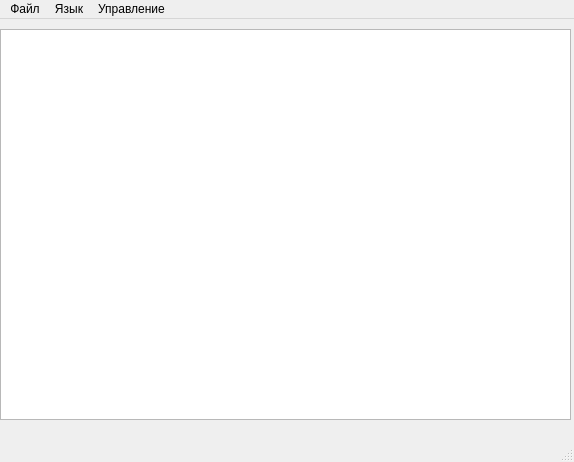
<?xml version="1.0" encoding="UTF-8"?>
<ui version="4.0">
 <class>MainWindow</class>
 <widget class="QMainWindow" name="MainWindow">
  <property name="geometry">
   <rect>
    <x>0</x>
    <y>0</y>
    <width>574</width>
    <height>462</height>
   </rect>
  </property>
  <property name="windowTitle">
   <string>MainWindow</string>
  </property>
  <widget class="QWidget" name="centralwidget">
   <widget class="QPlainTextEdit" name="plainTextEdit">
    <property name="enabled">
     <bool>true</bool>
    </property>
    <property name="geometry">
     <rect>
      <x>0</x>
      <y>10</y>
      <width>571</width>
      <height>391</height>
     </rect>
    </property>
    <property name="font">
     <font>
      <family>Times New Roman</family>
      <pointsize>12</pointsize>
     </font>
    </property>
    <property name="cursor" stdset="0">
     <cursorShape>IBeamCursor</cursorShape>
    </property>
    <property name="frameShadow">
     <enum>QFrame::Plain</enum>
    </property>
    <property name="lineWidth">
     <number>1</number>
    </property>
   </widget>
  </widget>
  <widget class="QStatusBar" name="statusbar"/>
  <widget class="QMenuBar" name="menubar">
   <property name="geometry">
    <rect>
     <x>0</x>
     <y>0</y>
     <width>574</width>
     <height>20</height>
    </rect>
   </property>
   <widget class="QMenu" name="menu">
    <property name="title">
     <string>Файл</string>
    </property>
    <addaction name="action"/>
    <addaction name="action_2"/>
    <addaction name="action_3"/>
    <addaction name="separator"/>
    <addaction name="action_4"/>
   </widget>
   <widget class="QMenu" name="menu_2">
    <property name="title">
     <string>Язык</string>
    </property>
    <addaction name="action_5"/>
    <addaction name="actionEnglish"/>
   </widget>
   <widget class="QMenu" name="menu_3">
    <property name="title">
     <string>Управление</string>
    </property>
    <addaction name="action_6"/>
   </widget>
   <addaction name="menu"/>
   <addaction name="menu_2"/>
   <addaction name="menu_3"/>
  </widget>
  <action name="action">
   <property name="text">
    <string>Открыть</string>
   </property>
  </action>
  <action name="action_2">
   <property name="text">
    <string>Открыть для чтения</string>
   </property>
  </action>
  <action name="action_4">
   <property name="text">
    <string>Справка</string>
   </property>
  </action>
  <action name="action_3">
   <property name="text">
    <string>Сохранить</string>
   </property>
  </action>
  <action name="action_5">
   <property name="text">
    <string>Русский</string>
   </property>
  </action>
  <action name="actionEnglish">
   <property name="text">
    <string>English</string>
   </property>
  </action>
  <action name="action_6">
   <property name="text">
    <string>Клавиши</string>
   </property>
  </action>
 </widget>
 <resources/>
 <connections/>
</ui>
